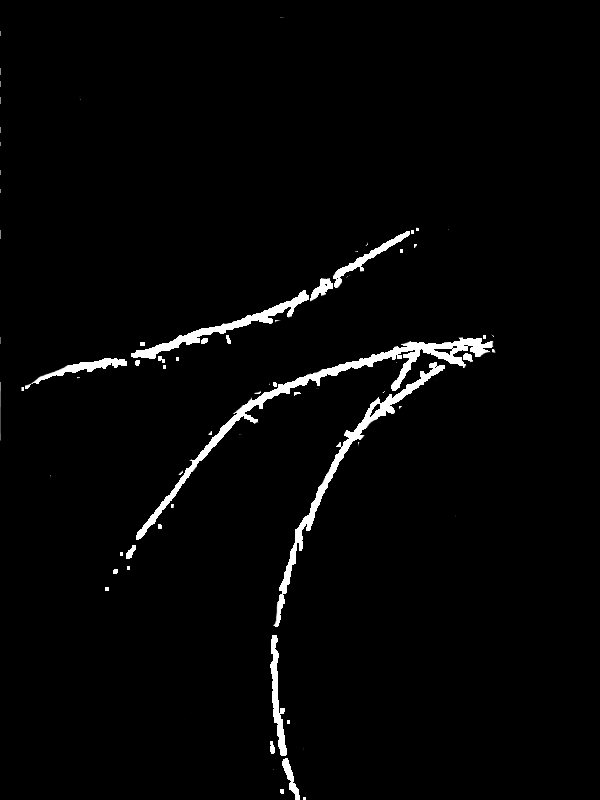
#> input picture palmprint-api-python/palmprint_origin.png, 600 x 800 px
$ python -i server.py   (imports and definitions only)
#> lines starting #> are read from the running program, lines starting #| are printed output that depends on the picture; after the words box and inside, x2 and y2 are one past the last pixel; in counts of white or black regions, pixels touching at a corner belong together
from flask import Flask, request, jsonify
import cv2
import imutils
import numpy as np
import os
import uuid  # นำเข้า uuid

# [1 line not run here, left out]

# กำหนดที่เก็บภาพที่อัปโหลด
UPLOAD_FOLDER = 'uploads'
# [1 line not run here, left out]

# [22 lines that did not run here, left out]

def process_image(image_path):
    # อ่านภาพ palmprint และภาพเฉลย
#> called with image_path = 'palmprint_origin.png'
    image = cv2.imread(image_path)
#> image is the input picture: shape (800, 600, 3); min 0, max 255, mean 6
    reference_image = cv2.imread('palmprint_origin.png', cv2.IMREAD_GRAYSCALE)
#> reference_image: shape (800, 600); min 0, max 255, mean 6

    if image is None or reference_image is None:
        raise ValueError('Failed to load images.')

    # แปลงภาพเป็นขาวดำ
    gray = cv2.cvtColor(image, cv2.COLOR_BGR2GRAY)

    # ใช้ imutils ในการปรับขนาดภาพ
    gray = imutils.resize(gray, width=600)

    # ใช้ GaussianBlur เพื่อลด noise ในภาพ
    blurred = cv2.GaussianBlur(gray, (5, 5), 0)

    # ใช้ Adaptive Thresholding
    adaptive_thresh = cv2.adaptiveThreshold(blurred, 255, cv2.ADAPTIVE_THRESH_GAUSSIAN_C,
                                            cv2.THRESH_BINARY_INV, 15, 3)
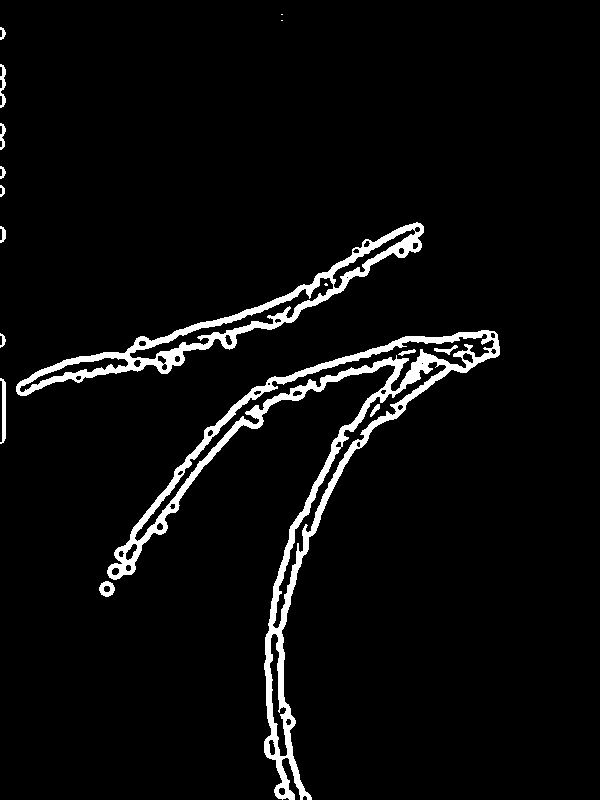
#> adaptive_thresh: shape (800, 600); 4.6% white; 17 white regions (3 under 20 px), largest, box (x1, y1, x2, y2) and area: (107, 330, 500, 800) 14271, (16, 222, 424, 396) 6790, (0, 378, 6, 444) 255

    # ใช้การบีบอัดภาพ
    kernel = cv2.getStructuringElement(cv2.MORPH_RECT, (3, 4))
    dilated = cv2.dilate(adaptive_thresh, kernel, iterations=1)
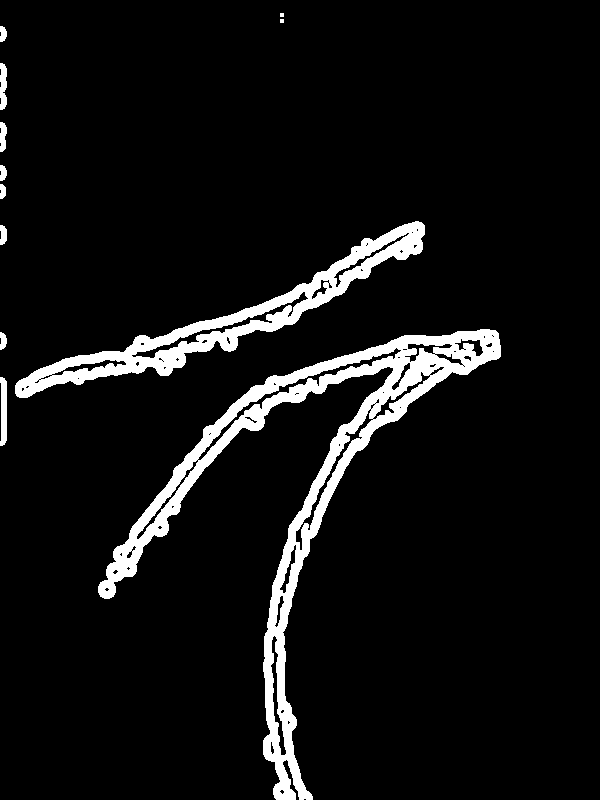
#> dilated: shape (800, 600); 7.1% white; 12 white regions (2 under 20 px), largest, box (x1, y1, x2, y2) and area: (98, 329, 501, 800) 22244, (15, 221, 425, 398) 10531, (0, 377, 7, 446) 406

    # ใช้ morphological transformations เพื่อเชื่อมเส้นในภาพ palmprint
    morph_kernel = np.ones((5, 5), np.uint8)
    closed_palmprint = cv2.morphologyEx(dilated, cv2.MORPH_CLOSE, morph_kernel)
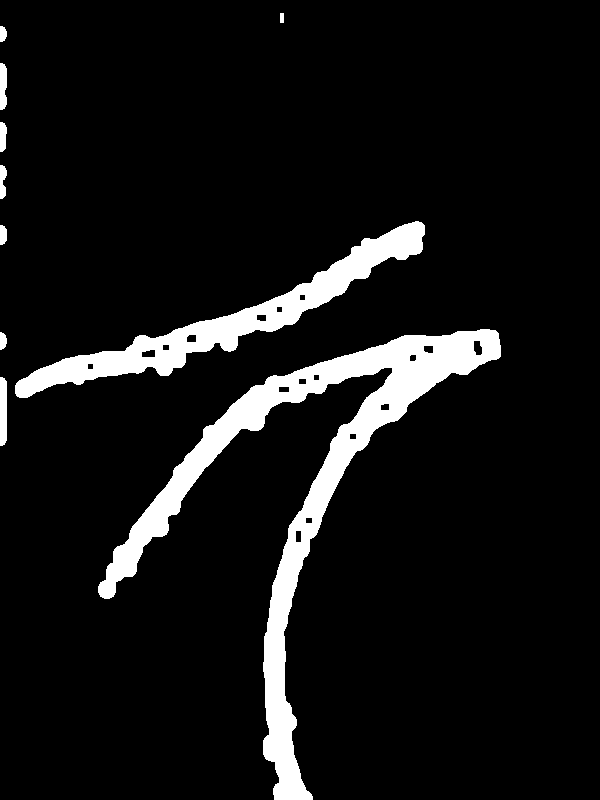
#> closed_palmprint: shape (800, 600); 8.1% white; 10 white regions, largest, box (x1, y1, x2, y2) and area: (98, 329, 501, 800) 25643, (15, 221, 425, 398) 11875, (0, 377, 7, 446) 464
    closed_palmprint = cv2.morphologyEx(closed_palmprint, cv2.MORPH_OPEN, morph_kernel)
#> closed_palmprint: shape (800, 600); 8.1% white; 9 white regions, largest, box (x1, y1, x2, y2) and area: (98, 329, 501, 800) 25639, (15, 222, 425, 398) 11865, (0, 377, 7, 446) 464

    # ใช้ morphological transformations เพื่อเชื่อมเส้นในภาพเฉลย
    closed_reference = cv2.morphologyEx(reference_image, cv2.MORPH_CLOSE, morph_kernel)
    closed_reference = cv2.morphologyEx(closed_reference, cv2.MORPH_OPEN, morph_kernel)

    # ตรวจสอบขนาดของภาพเฉลยและ resize ให้เท่ากับภาพที่ประมวลผล
    if closed_palmprint.shape != closed_reference.shape:
        closed_reference = cv2.resize(closed_reference, (closed_palmprint.shape[1], closed_palmprint.shape[0]))

    # นับจำนวนพิกเซลที่เป็นสีขาวในภาพเฉลย
    white_pixels_reference = np.sum(closed_reference == 255)
#> white_pixels_reference = 10836

    # สร้าง mask เพื่อเก็บเส้นในภาพเฉลย
    mask = closed_reference.copy()

    # คำนวณพื้นที่ที่มีเส้นใน palmprint ที่ตรงกับ mask
    masked_palmprint = cv2.bitwise_and(closed_palmprint, closed_palmprint, mask=mask)
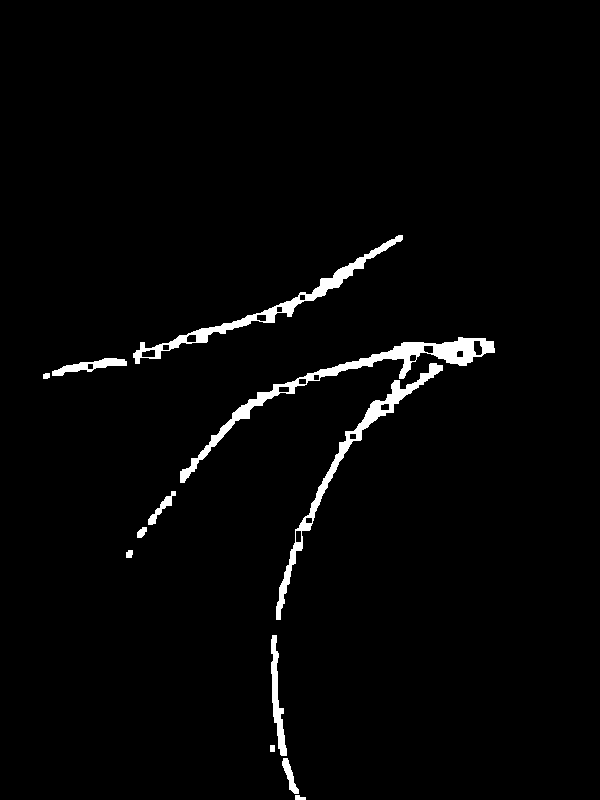
#> masked_palmprint: shape (800, 600); 2.3% white; 12 white regions, largest, box (x1, y1, x2, y2) and area: (180, 337, 495, 483) 3690, (276, 363, 443, 620) 2573, (133, 235, 403, 364) 2520

    # นับจำนวนพิกเซลที่เป็นสีขาวใน masked palmprint
    white_pixels_masked_palmprint = np.sum(masked_palmprint == 255)
#> white_pixels_masked_palmprint = 10878

    # คำนวณเปอร์เซ็นต์เส้นใน palmprint ที่ตรงกับเส้นในภาพเฉลย
    similarity_percentage_lines = (white_pixels_masked_palmprint / white_pixels_reference) * 100 if white_pixels_reference > 0 else 0
#> similarity_percentage_lines = 100.4

    if similarity_percentage_lines > 100:
        similarity_percentage_lines = 100

    return round(similarity_percentage_lines, 2)

# [2 lines not run here, left out]

>>> result = process_image('palmprint_origin.png')
